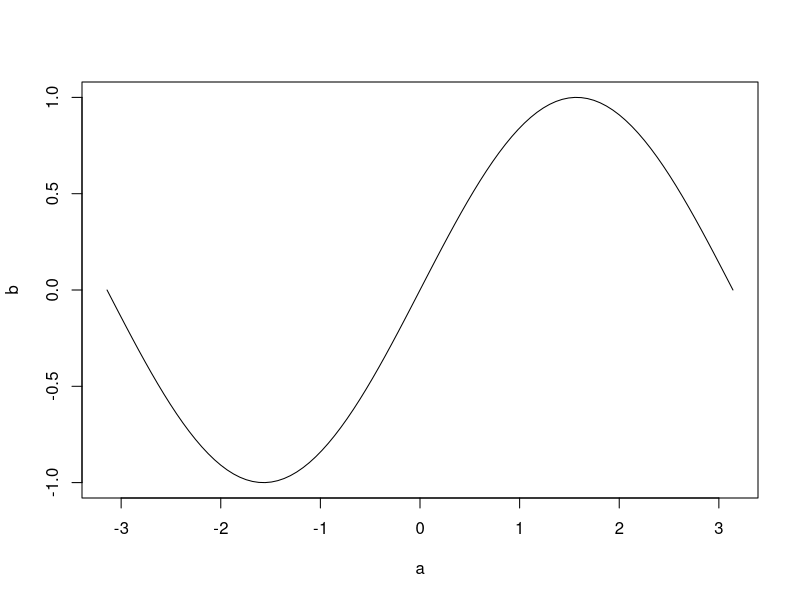
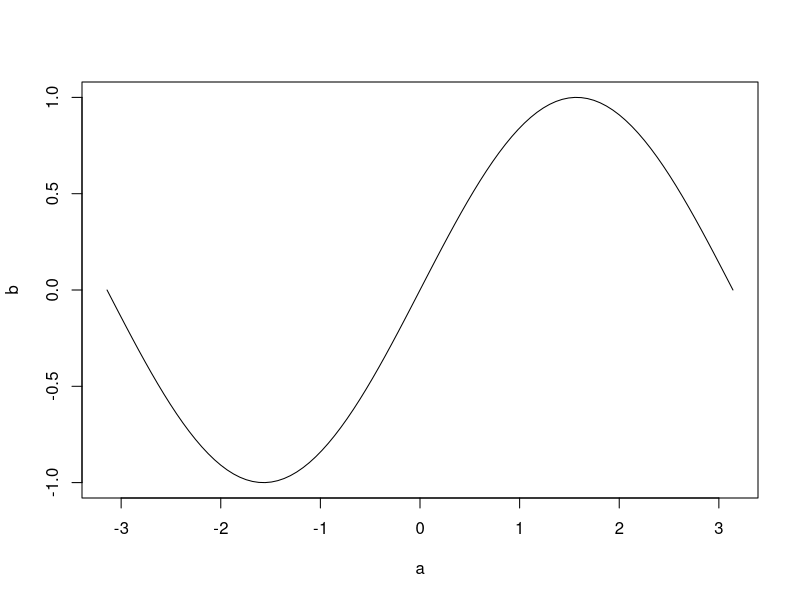
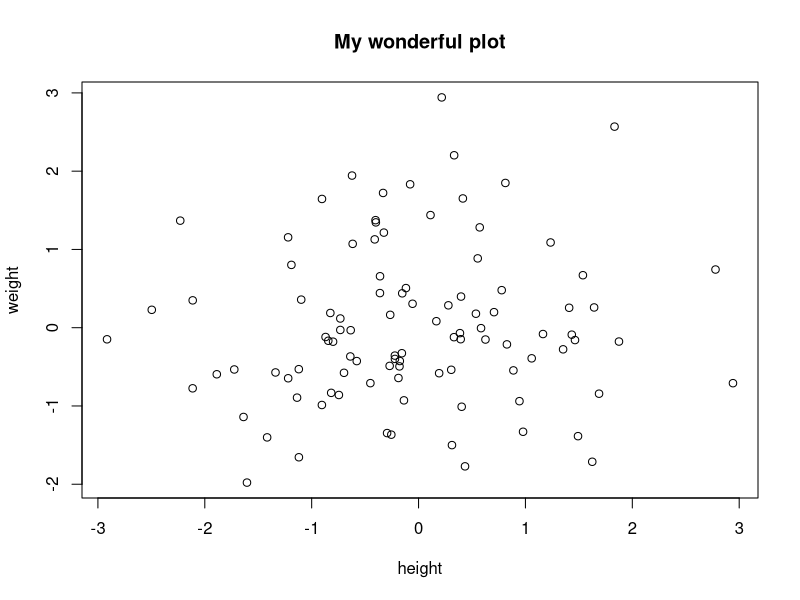
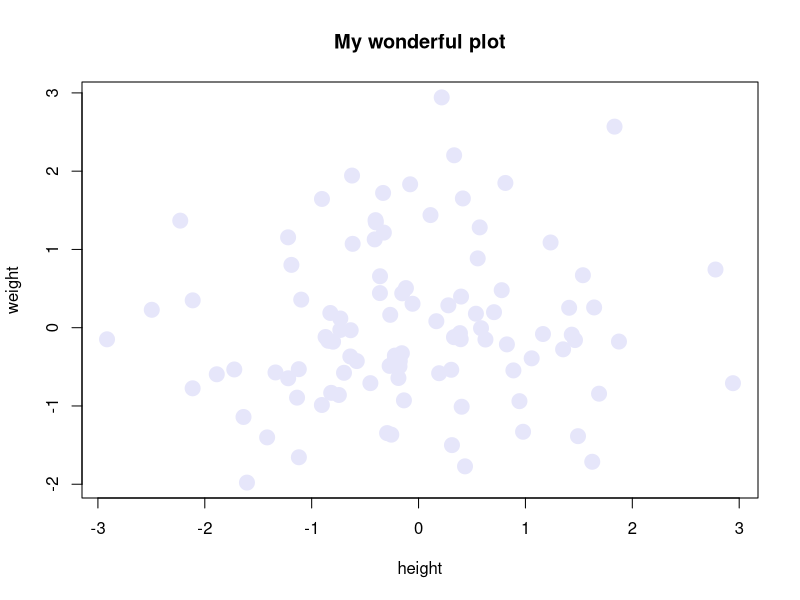

Write the R code that produced these figures, in order.
## ---- chunk 1
knitr::opts_chunk$set(echo = TRUE)
## ---- chunk 2
2 + 2
## ---- chunk 3
c(2, 2, 3, 5, 5) + c(1, 2, 3, 4, 5)
## ---- chunk 4
rnorm(50) + rnorm(50)
## ---- chunk 5
c(1, 2, 3) + c(1, 2)
## ---- chunk 6
exp(2)
log(1.56)
sin(3.14)
## ---- chunk 7
x <- exp(2)
## ---- chunk 8
x
## ---- chunk 9
x <- exp(2)
x
## ---- chunk 10
y <- 2 -> x
x
y
## ---- chunk 11
time <- system.time(w <- exp(2))
time
w
## ---- chunk 12
x <- c(1, 2, 3, 56, -78.789657657)
x
## ---- chunk 13
x <- seq(1, 100)
x
## ---- chunk 14
x <- seq(1, 100, by = 5)
x
## ---- chunk 15
x <- 1:10
x
## ---- chunk 16
x <- rep(1, 10)
x
## ---- chunk 17
x <- rep(c(1, 2, 3), c(1, 2, 3))
x
## ---- chunk 18
x <- c(1, 2, 3, 4, 5)
y <- c(-1.2, pi, sin(3))
z <- c("a", "b", "cdefg")
u <- c(TRUE, FALSE, TRUE, FALSE)
## ---- chunk 19
A <- matrix(c(1, 2, 3, 4, 5, 6), nrow = 3)
A

A <- matrix(c(1, 2, 3, 4, 5, 6), nrow = 3, byrow = TRUE)
A
## ---- chunk 20
A <- cbind(
    c(1, 2, 3),
    c(4, 5, 6)
)
A

B <- rbind(
    c(1, 2, 3),
    c(4, 5, 6)
)
B
## ---- chunk 21
X <- data.frame(x = c(1, 2, -3, 5, pi), y = c(1, 2, 0, -1, 6), z = c("m", "f", "m", "f", "f"))
X
## ---- chunk 22
charles <- list(name = "Bouveyron", age = 22, nb_of_cats = 299, grades = c(100, 100, 100))
charles
## ---- chunk 23
out <- t.test(x = 1:10, y = 2:11)
out$statistic
## ---- chunk 24
x <- 1:10
x[2]
## ---- chunk 25
x[2] <- -1
x
## ---- chunk 26
x[2] <- NA
x
## ---- chunk 27
is.na(x)
## ---- chunk 28
A <- diag(4)
A

A[2, 1] # The value in the 2nd row, 1st col

A[4, 4] # The value in the 4st row, 4st col
## ---- chunk 29
x
x[1:3] <- 0
x
## ---- chunk 30
A <- diag(4)
A

A[1, 1:3] <- 100
A

A[c(1, 3), c(2, 4)] <- NA
A
## ---- chunk 31
a <- 1:10
b <- 10:1
a
b

a[1:5] <- b[6:10]
a
b
## ---- chunk 32
x <- 1:10
y <- rep(c("m", "f"), c(5, 5))
x
y

x[y == "f"]

x[y == "m"] <- 0
x

x[x < 5] <- 5
x
## ---- chunk 33
A <- diag(4)
A[A < 1] <- 2

A
## ---- chunk 34
A <- diag(4)
A

A[2:3, ] # This selects all columns for rows 2 and 3
## ---- chunk 35
A <- matrix(rnorm(16), nrow = 4)
A

B <- matrix(rep(1, 9), nrow = 3)
B

A[2:4, 1:3] <- B
A
## ---- chunk 36
X <- data.frame(
    x = c(1, 2, -3, 5, 3),
    y = c(1, 2, 0, -1, 6),
    z = c("m", "f", "m", "f", "f")
)
X
## ---- chunk 37
Y <- X[3:5, ] # I ask R to give the data for the rows 3 to 5 and all the columns
Y
class(Y)
## ---- chunk 38
Xf <- X[X[, 3] == "f", 1:2]
Xf
## ---- chunk 39
X$z
## ---- chunk 40
X
X$x[(X$y < 3) & (X$z != "m")]
## ---- chunk 41
rownames(X) <- c("Charles", "Alexis", "Anthony", "Ahmed", "Faouzi")
X

X["Ahmed", ]
## ---- chunk 42
colnames(X)
rownames(X)

which(rownames(X) == "Anthony")
## ---- chunk 43
charles <- list(
    name = "Bouveyron",
    age = 22,
    nb_of_cats = 299,
    grades = c(100, 100, 100)
)
charles

charles$age
charles$grades[3]
## ---- chunk 44
charles[[2]]

charles[[4]][3] # The 3rd element of the 4th-field vector of the list
## ---- chunk 45
mylist <- list(
    list(name = "Bouveyron", age = 22),
    list(nb_of_cats = 299, grades = c(100, 100, 100))
)

mylist
## ---- chunk 46
mylist[[2]]$grades[3]
mylist[[2]][[2]][3]
## ---- chunk 47
x <- rnorm(100)
mean <- mean(x)
mean
## ---- chunk 48
a <- seq(-pi, pi, length.out = 100)
b <- sin(a)
plot(a, b, type = "l")
## ---- chunk 49
plot(y = b, x = a, type = "l")
## ---- chunk 50
height <- rnorm(100)
weight <- rnorm(100)
plot(height, weight)
title(main = "My wonderful plot")
## ---- chunk 51
plot(height, weight, col = "lavender", pch = 19, cex = 2)
title(main = "My wonderful plot")
## ---- chunk 52
??Student

# I get a list of candidate functions and I identified t.test as
# the function I'm looking for

?t.test
## ---- chunk 53
??transpose

?t
